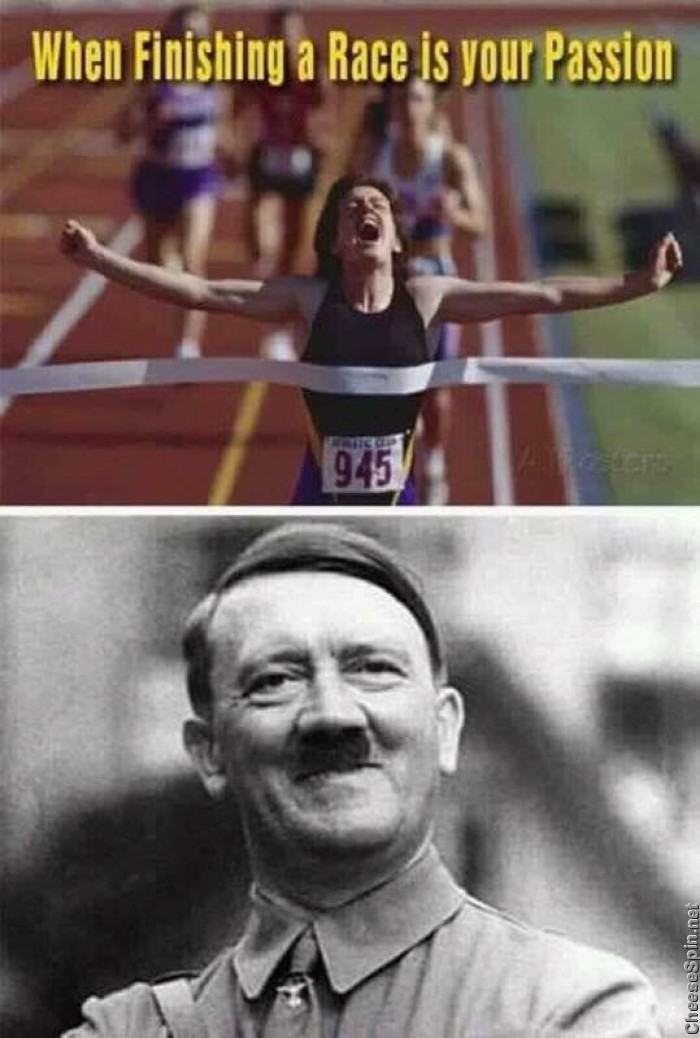
#> input picture Python/Data/Adi.jpg, 700 x 1038 px, given in place of video, which was not available
$ python main.py
#> lines starting #> are read from the running program, lines starting #| are printed output that depends on the picture; pictures that were not available may be replaced by others from this repository, and a replacement may not be noted
import cv2
import imutils

my_ip = '192.168.0.144'

vcap = cv2.VideoCapture('http://'+my_ip+":8080/video")

frame = None


def calcDiff(frame, frameA, frameB):

    frameDelta = cv2.absdiff(frameA, frameB)
    thresh = cv2.threshold(frameDelta, 25, 255, cv2.THRESH_BINARY)[1]

    thresh = cv2.dilate(thresh, None, iterations=5)

    cnts = cv2.findContours(thresh.copy(), cv2.RETR_EXTERNAL,
                            cv2.CHAIN_APPROX_SIMPLE)
    cnts = imutils.grab_contours(cnts)

    for c in cnts:
        # if the contour is too small, ignore it
        if cv2.contourArea(c) < 500:
            continue
        (x, y, w, h) = cv2.boundingRect(c)
        cv2.rectangle(frame, (x, y), (x + w, y + h), (0, 255, 0), 2)


gray = None

while vcap.isOpened():

    ret, frame = vcap.read()
#> frame is the input picture: shape (1038, 700, 3); mean B, G, R 104.6, 109.6, 121.8

    prevFrame = gray

    #frame = imutils.resize(frame, width=500)
    gray = cv2.cvtColor(frame, cv2.COLOR_BGR2GRAY)
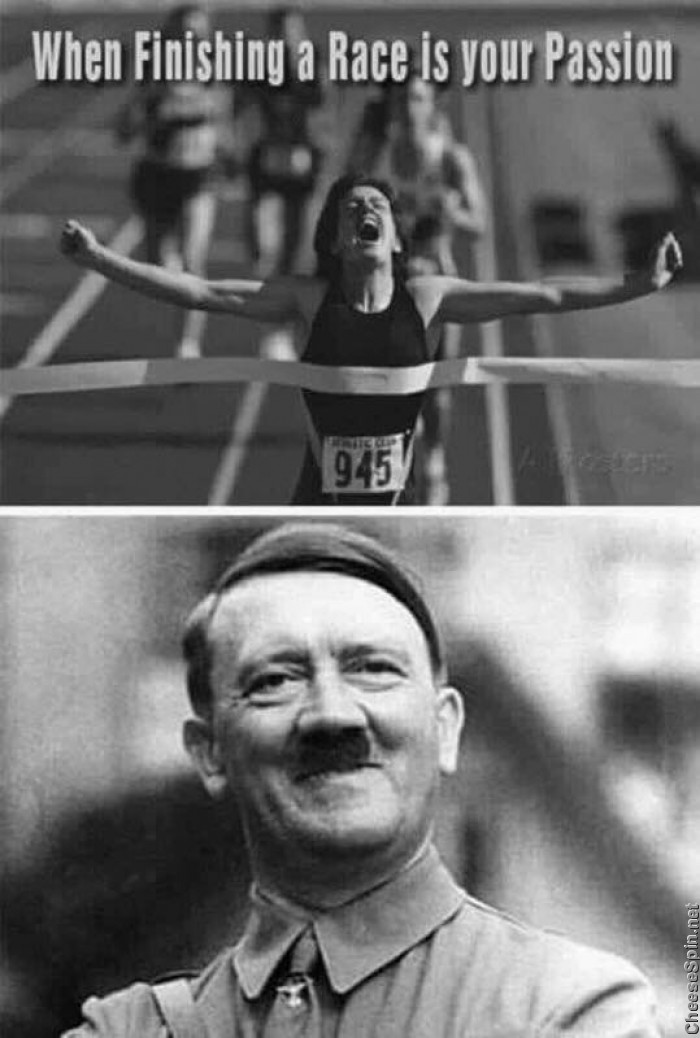
#> gray: shape (1038, 700); min 0, max 254, mean 112.7
    gray = cv2.GaussianBlur(gray, (21, 21), 0)
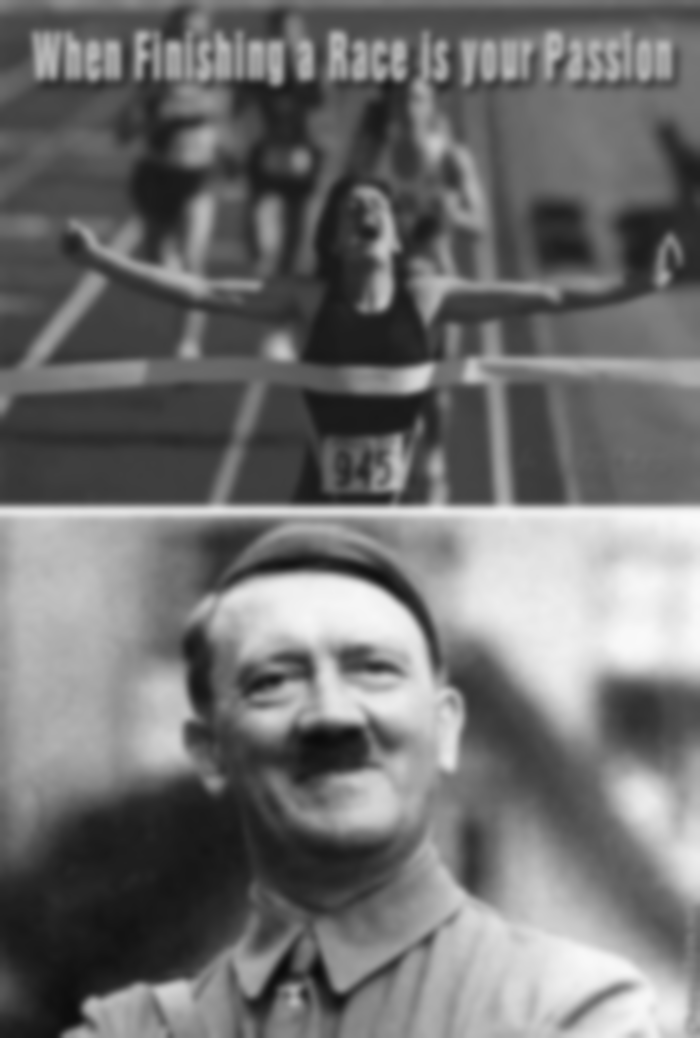
#> gray: shape (1038, 700); min 11, max 249, mean 112.7

    if frame is not None:

        if prevFrame is not None:
            calcDiff(frame, prevFrame, gray)

        cv2.imshow('cam', frame)

        if cv2.waitKey(22) & 0xFF == ord('q'):
#> (key q is pressed here)
            break
    else:
        break
else:
    print("failed")

vcap.release()
cv2.destroyAllWindows()

$ run again, on Python/Data/waves.jpg
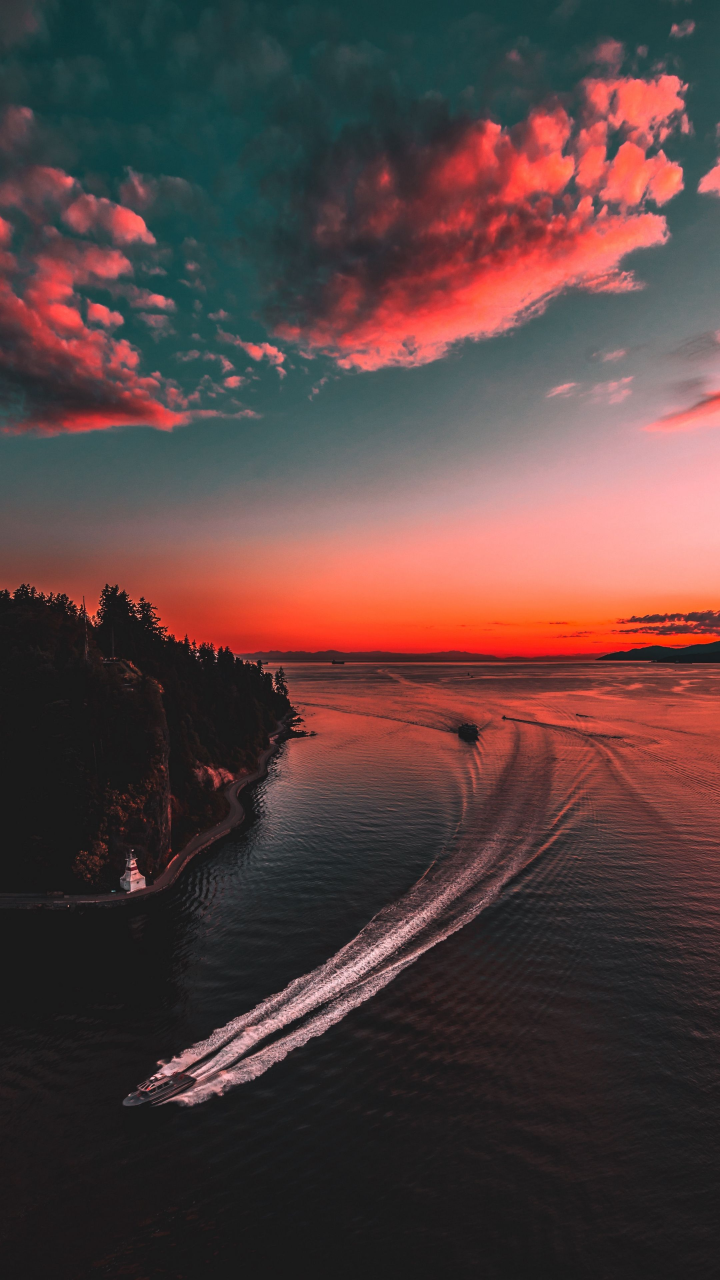
#> input picture Python/Data/waves.jpg, 2160 x 3840 px, given in place of video, which was not available (shown at 1/3 size)
#> frame is the input picture: shape (3840, 2160, 3); mean B, G, R 63.3, 64.6, 87.6
#> `gray = cv2.cvtColor(frame, cv2.COLOR_BGR2GRAY)`:
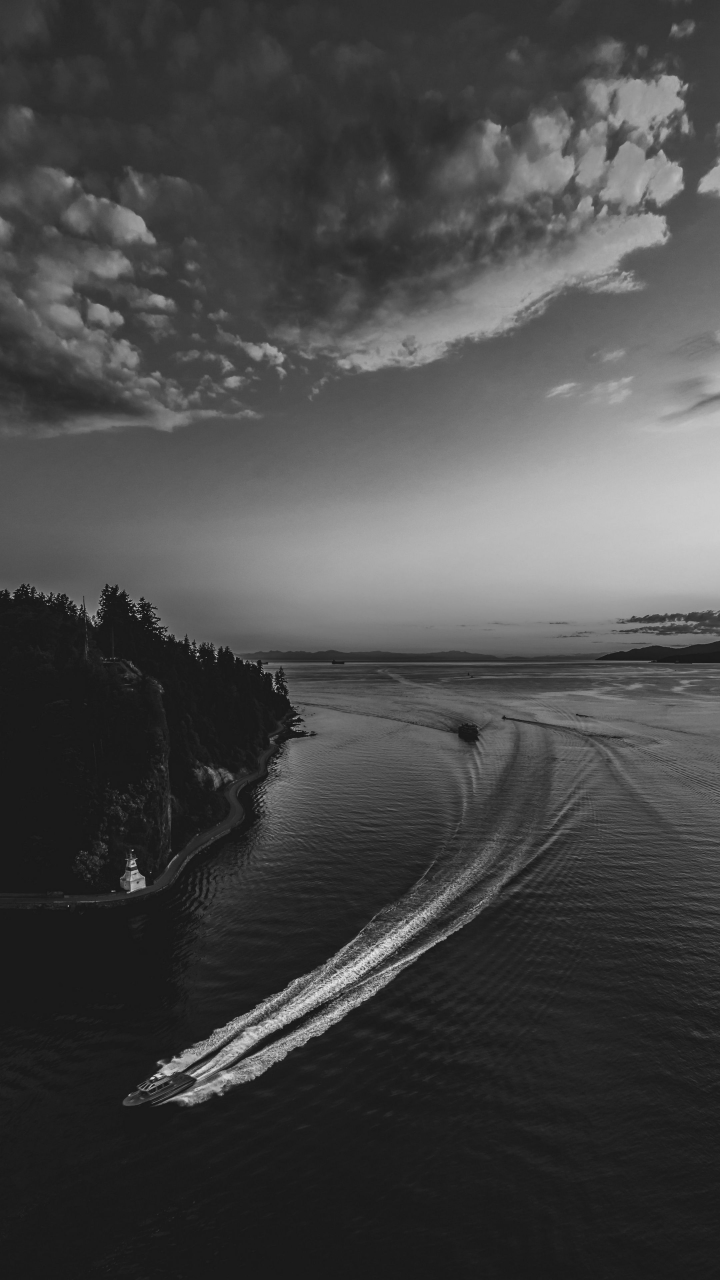
#> gray: shape (3840, 2160) (shown at 1/3 size); min 5, max 247, mean 71.4
